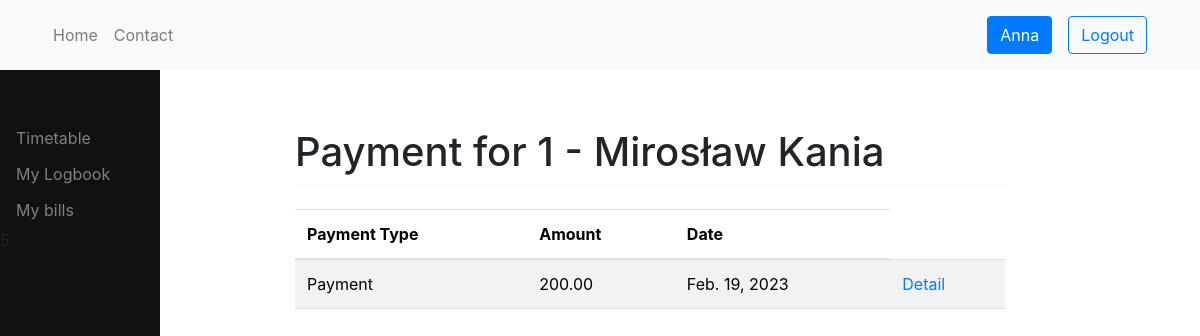
The app's page /billing/1/payment/ (signed in) with its own data.
### users/models.py (models this page shows, shortened)
class User(AbstractUser):
    username = None
    email = models.EmailField(_('email address'), unique=True)
    phone = models.CharField(blank=True, null=True, max_length=16, help_text='Contact phone number')
    address = models.TextField('address', max_length=255, blank=True, null=True)
    date_of_birth = models.DateField(null=True, blank=True)
    USERNAME_FIELD = 'email'
    REQUIRED_FIELDS = []
    objects = CustomUserManager()
    def __str__(self):
        return f'{self.id} - {self.first_name} {self.last_name}'

class Teacher(models.Model):
    user = models.OneToOneField(User, on_delete=models.CASCADE)
    start_date = models.DateField()
    def __str__(self):
        return f'{self.user}'

### billing/models.py (models this page shows, shortened)
class Billing(models.Model):
    date = models.DateField(auto_now_add=True)
    student = models.ForeignKey(Student, on_delete=models.CASCADE, blank=True, null=True)
    teacher = models.ForeignKey(Teacher, on_delete=models.CASCADE, blank=True, null=True)
    description = models.CharField(max_length=255, blank=True, null=True)
    amount = models.DecimalField(max_digits=10, decimal_places=2)
    is_paid = models.BooleanField(default=False)
    PAYMENT = 'Payment'
    BILL = 'Bill'
    TYP_CHOICES = [
        (PAYMENT, 'Payment'),
        (BILL, 'Bill'),
    ]
    typ = models.CharField(choices=TYP_CHOICES, max_length=10)
    class Meta:
        ordering = ['-date']

### billing/views.py (the view)
# urls.py: path('<int:user_id>/payment/', payment, name='payment'),
@login_required
def payment(request, user_id):
    teacher = get_object_or_404(Teacher, user_id=user_id)
    pay = Billing.objects.filter(teacher=teacher)
    return render(request, 'payment.html', {'teacher': teacher, 'payment': pay})

### logbook/templatetags/auth_extras.py (called while the page is built)
@register.filter(name='has_group')
def has_group(user, group_name):
    group = Group.objects.get(name=group_name)
    return True if group in user.groups.all() else False

### billing/templates/payment.html
{% extends 'base.html' %}
{% block content %}
    <h1 class="mt-2">Payment for {{ teacher }}</h1>
	<hr class="mt-0 mb-4">
  <table class="table table-striped">
    <thead>
      <tr>
        <th>Payment Type</th>
        <th>Amount</th>
        <th>Date</th>
      </tr>
    </thead>
    <tbody>
      {% for pay in payment %}
        <tr>
          <td>{{ pay.typ }}</td>
          <td>{{ pay.amount }}</td>
          <td>{{ pay.date }}</td>
            <td><a href="{% url 'billing:payment-detail' pay.id %}">Detail</a></td>
        </tr>
      {% endfor %}
    </tbody>
  </table>
{% endblock %}

### templates/sidenav.html (shortened to what this page needs)
{% load auth_extras %}
{% if request.user|has_group:"student" %}
    <a class="nav-link" href="{% url 'schedule:timetable' %}">Timetable</a>
    <a class="nav-link" href="{% url 'logbook:logbook-list' %}?student={{ request.user.id }}">My Logbook</a>
    <a class="nav-link" href="{% url 'billing:bill' user_id=request.user.id %}">My bills</a>
{% endif %}
<p>{{ request.user.id }}</p>

### templates/topnav.html
{% load static %}
<nav class="navbar navbar-expand-lg navbar-light bg-light">
  <div class="container">
      <ul class="navbar-nav me-auto mb-2 mb-lg-0">
        <li class="nav-item">
          <a class="nav-link" href="{% url 'home' %}">Home</a>
        </li>
        <li class="nav-item">
          <a class="nav-link" href="{% url 'contact' %}">Contact</a>
        </li>
      </ul>
    {% if request.user.is_authenticated %}
      <div class="d-flex align-items-center">
        <a class="btn btn-primary m-2" href="{% url 'users:view' user_id=request.user.id %}">{{ request.user.first_name }}</a>
        <a class="btn btn-outline-primary m-2" href="{% url 'users:logout' %}">Logout</a>
      </div>
    {% else %}
      <div class="d-flex align-items-center">
        <a class="btn btn-primary m-2" href="{% url 'users:login' %}">Login</a>
        <a class="btn btn-outline-primary m-2" href="{% url 'users:register' %}">Register</a>
      </div>
      {% endif %}
    </div>
</nav>

### templates/base.html (style rules this page uses)
.sidenav a { padding:6px 8px 6px 16px; text-decoration: none; font-size:16px; color: #818181; display:block; }

### records on screen
User: user.id "5", user.first_name "Anna"
Teacher: user.last_name "1 - Mirosław Kania"
Billing: typ "Payment", amount "200.00", date "Feb. 19, 2023"
